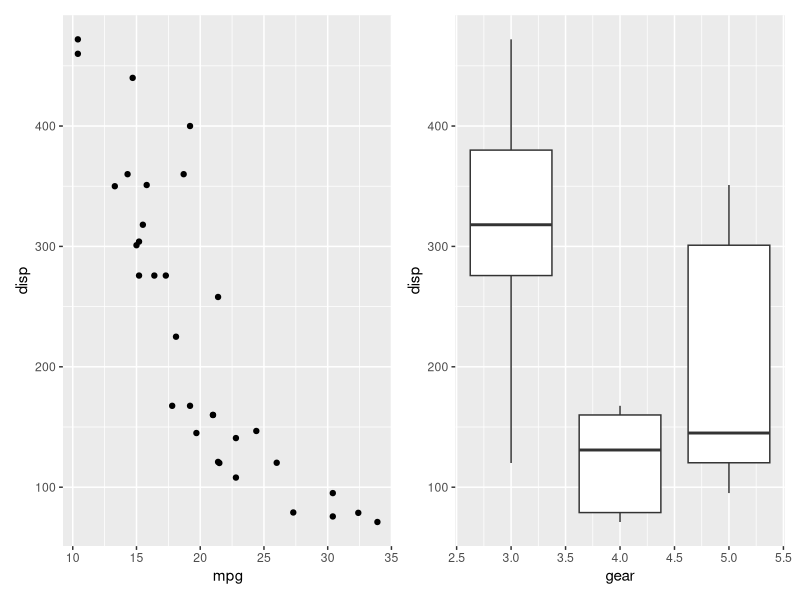
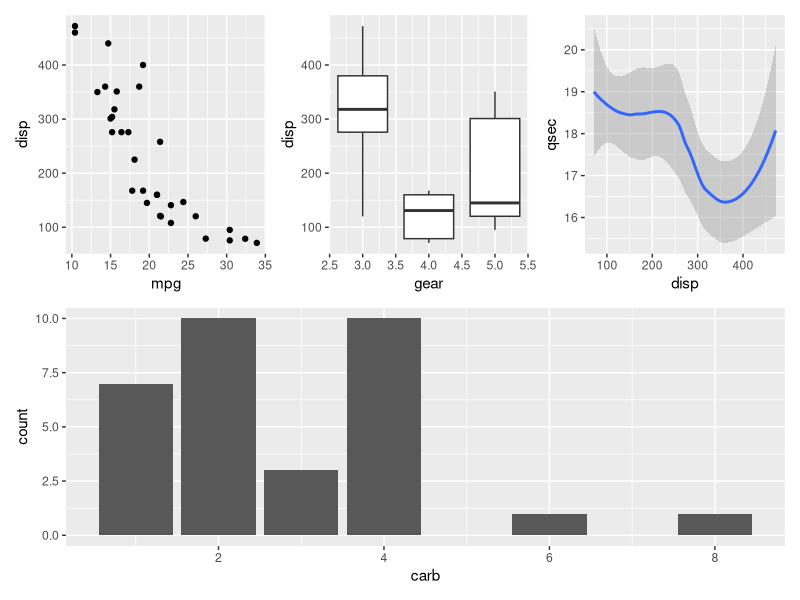

The R script that drew these images, in order:
## ---- chunk 1
knitr::opts_chunk$set(
  collapse = TRUE,
  comment = "#>",
  fig.path = "man/figures/README-",
  message = FALSE
)
## ---- chunk 2
library(ggplot2)
library(patchwork)

p1 <- ggplot(mtcars) + geom_point(aes(mpg, disp))
p2 <- ggplot(mtcars) + geom_boxplot(aes(gear, disp, group = gear))

p1 + p2
## ---- chunk 3
p3 <- ggplot(mtcars) + geom_smooth(aes(disp, qsec))
p4 <- ggplot(mtcars) + geom_bar(aes(carb))

(p1 | p2 | p3) /
      p4
